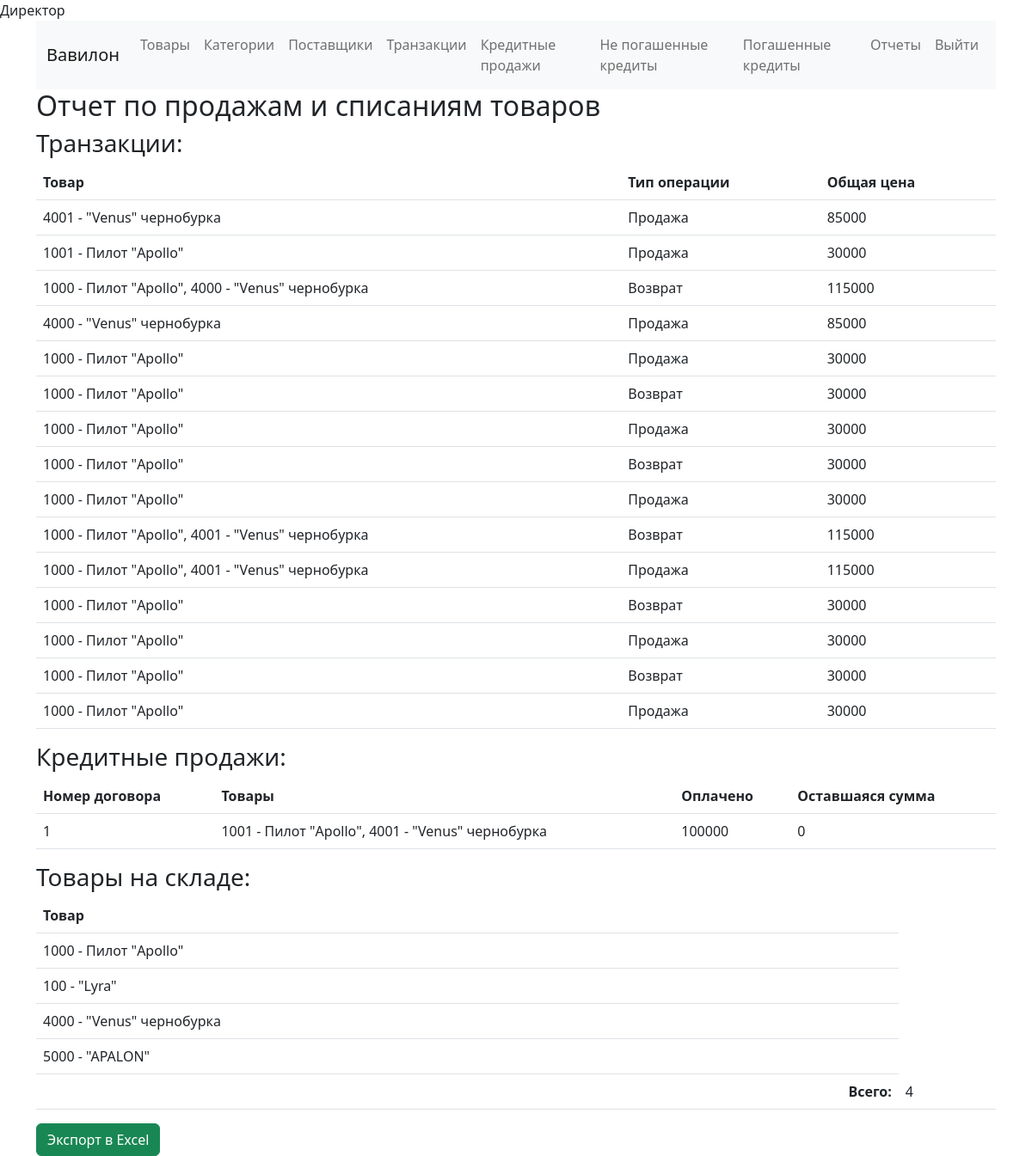
The page /report/ (signed in) on the database its author committed.
### inventory/models.py (models this page shows, shortened)
class Product(models.Model):
    GENDER_CHOICES = (
        ('М', 'Мужской'),
        ('Ж', 'Женский'),
        ('У', 'Унисекс'),
    )
    gender = models.CharField("Гендер",max_length=1, choices=GENDER_CHOICES, default='У')
    name = models.CharField("Название",max_length=100)
    sku = models.CharField("Артикул",max_length=50, unique=True)
    category = models.ForeignKey(Category, on_delete=models.PROTECT, verbose_name='Категория')
    manufacturer = models.CharField("Фирма",max_length=100)
    country_of_manufacture = CountryField(blank_label='Выберите страну', verbose_name='Страна производителя', null=True, blank=True)
    supplier = models.ForeignKey(Supplier, on_delete=models.SET_NULL, null=True, blank=True, verbose_name='Поставщик')
    date_received = models.DateField("Дата поступления",default=timezone.now)
    purchase_price = models.DecimalField("Цена закупки",max_digits=10, decimal_places=2, default=0)
    sale_price = models.DecimalField("Цена",max_digits=10, decimal_places=2)
    discounted_price = models.DecimalField("Цена со скидкой",max_digits=10, decimal_places=2, null=True, blank=True)
    size = models.CharField("Размер", max_length=50, default='0')
    color = models.CharField("Цвет", max_length=50, default='не задан')
    IN_STOCK = 'in_stock'
    SOLD = 'sold'
    WRITTEN_OFF = 'written_off'
    STATUS_CHOICES = [
        (IN_STOCK, 'На складе'),
        (SOLD, 'Продан'),
        (WRITTEN_OFF, 'Списан'),
    ]
    status = models.CharField(
        max_length=20,
        choices=STATUS_CHOICES,
        default=IN_STOCK,
    )

class Transaction(models.Model):
    SALE = 'SALE'
    RETURN = 'RETURN'
    WRITE_OFF = 'WRITE_OFF'
    TRANSACTION_TYPES = [
        (SALE, 'Продажа'),
        (RETURN, 'Возврат'),
        (WRITE_OFF, 'Списание'),
    ]
    created_at = models.DateTimeField(default=timezone.now)
    products = models.ManyToManyField(Product, verbose_name='Товары')
    transaction_type = models.CharField(max_length=50, choices=TRANSACTION_TYPES, verbose_name='Тип операции')
    date = models.DateTimeField(auto_now_add=True, verbose_name='Дата операции')
    total_price = models.FloatField(null=True, blank=True, verbose_name='Общая сумма')
    credit_sale = models.ForeignKey(CreditSale, null=True, blank=True, on_delete=models.SET_NULL, verbose_name='Кредитная продажа')
    class Meta:
        verbose_name = 'Транзакция'
        verbose_name_plural = 'Транзакции'

class CreditSale(models.Model):
    products = models.ManyToManyField(Product, verbose_name='Товары')
    contract_number = models.CharField(max_length=20, unique=True,default=0)
    customer_name = models.CharField(max_length=100,default=0)
    customer_phone = models.CharField(max_length=15,default=0)
    customer_email = models.EmailField(default=0)
    sale_date = models.DateField()
    total_price = models.IntegerField()
    down_payment = models.DecimalField(max_digits=10, decimal_places=2, default=0)
    credit_months = models.PositiveIntegerField(default=12)
    monthly_payment = models.DecimalField(max_digits=10, decimal_places=2,default=0)
    settled = models.BooleanField(default=False)
    _remaining_amount = models.DecimalField(max_digits=10, decimal_places=2,default=0)
    @property
    def remaining_amount(self):
        return self._remaining_amount

### inventory/views.py (the view)
# urls.py: path('report/', views.report, name='report'),
@login_required
@user_passes_test(is_director)
def report(request):
    credit_sales = CreditSale.objects.annotate(
        paid_amount=Coalesce(
            Sum('creditpayment__amount', filter=Q(creditpayment__paid=True)), Value(0), output_field=IntegerField()
        ),
    ).annotate(
        remaining_amount_value=ExpressionWrapper(F('total_price') - F('paid_amount'), output_field=IntegerField())
    )
    transaction_type_choices = Transaction._meta.get_field('transaction_type').choices
    transaction_type_dict = dict(transaction_type_choices)
    transactions = Transaction.objects.annotate(
        transaction_type_name=Case(
            *[When(transaction_type=key, then=Value(value)) for key, value in transaction_type_dict.items()],
            output_field=CharField()
        ),
    ).annotate(
        total_discounted_price=Sum('products__discounted_price')
    ).order_by('-created_at')
    in_stock_products = Product.objects.filter(status=Product.IN_STOCK)
    total_in_stock = len(in_stock_products)
    credit_sale_transactions = Transaction.objects.filter(transaction_type=Transaction.SALE, products__creditsale__products__isnull=False).values('products__name').annotate(
        total=Count('products__name', distinct=True)
    )
    context = {
        'transactions': transactions,
        'credit': credit_sales,
        'products_in_stock': in_stock_products,
        'credit_sale_transactions': credit_sale_transactions,
        'total_in_stock': total_in_stock,
    }
    return render(request, 'inventory/report.html', context)

### inventory/views.py (called while the page is built)
def is_director(user):
    return user.groups.filter(name="Директор").exists()

### inventory/templates/inventory/report.html
{% extends 'base.html' %}
{% block content %}
<h2>Отчет по продажам и списаниям товаров</h2>
<h3>Транзакции:</h3>
<table class="table">
    <thead>
        <tr>
            <th>Товар</th>
            <th>Тип операции</th>
            <th>Общая цена</th>
        </tr>
    </thead>
    <tbody>
        {% for transaction in transactions %}
            <tr>
                <td>
                    {% for product in transaction.products.all %}
                        {{ product.sku }} - {{ product.name }}{% if not forloop.last %}, {% endif %}
                    {% endfor %}
                </td>
                <td>{{ transaction.get_transaction_type_display }}</td>
                <td>{{ transaction.total_discounted_price }}</td>
            </tr>
        {% endfor %}
    </tbody>
</table>
<h3>Кредитные продажи:</h3>
<table class="table">
    <thead>
        <tr>
            <th>Номер договора</th>
            <th>Товары</th>
            <th>Оплачено</th>
            <th>Оставшаяся сумма</th>
        </tr>
    </thead>
    <tbody>
        {% for credit_sale in credit %}
            <tr>
                <td>{{ credit_sale.contract_number }}</td>
                <td>
                    {% for product in credit_sale.products.all %}
                        {{ product.sku }} - {{ product.name }}{% if not forloop.last %}, {% endif %}
                    {% endfor %}
                </td>
                <td>{{ credit_sale.paid_amount }}</td>
                <td>{{ credit_sale.remaining_amount_value }}</td>
            </tr>
        {% endfor %}
    </tbody>
</table>
<h3>Товары на складе:</h3>
<table class="table">
    <thead>
        <tr>
            <th>Товар</th>
        </tr>
    </thead>
    <tbody>
        {% for product in products_in_stock %}
            <tr>
                <td>{{ product.sku }} - {{ product.name }}</td>
            </tr>
        {% endfor %}
    </tbody>
    <tfoot>
        <tr>
            <td style="text-align: right;"><strong>Всего:</strong></td>
            <td>{{ total_in_stock }}</td>
        </tr>
    </tfoot>
</table>
<a href="{% url 'export_report_to_excel' %}" class="btn btn-success">Экспорт в Excel</a>
{% endblock %}

### rows shown on the page
Product: sku "4001", name "\"Venus\" чернобурка"
Product: sku "1001", name "Пилот \"Apollo\""
Product: sku "1000", name "Пилот \"Apollo\""
Product: sku "4000", name "\"Venus\" чернобурка"
CreditSale: contract_number "1", paid_amount "100000", remaining_amount_value "0"
Product: sku "100", name "\"Lyra\""
Product: sku "5000", name "\"APALON\""

### other values the page prints
{{ total_in_stock }} "4"
